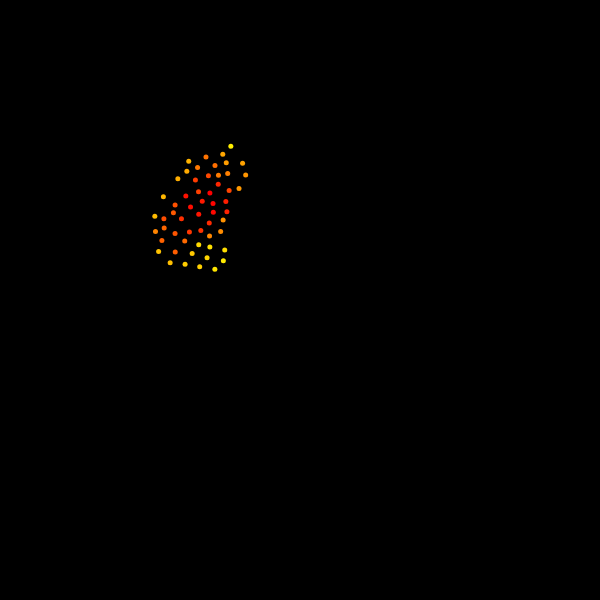
Frame 1 (no input)
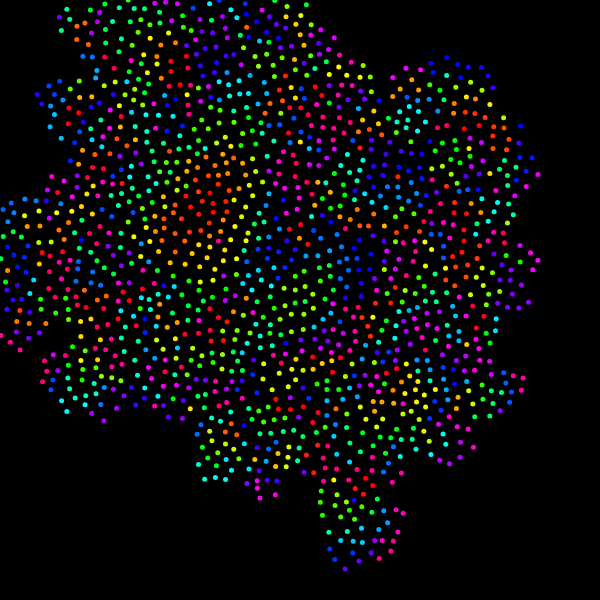
Frame 60 (no input)
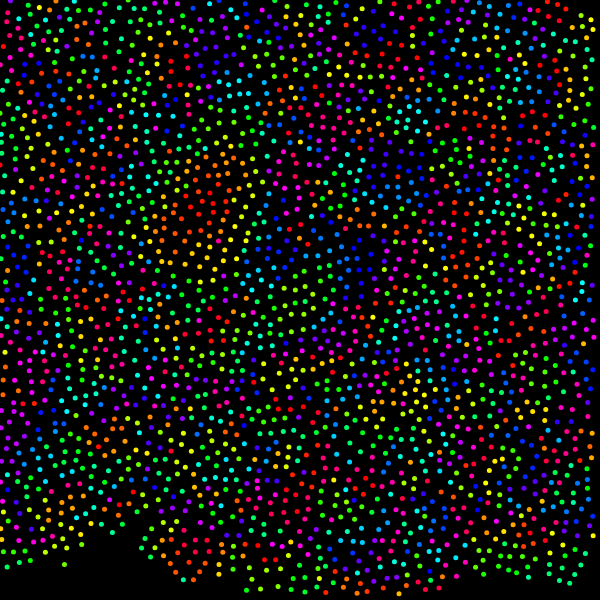
Frame 120 (the mouse pressed at the canvas centre since frame 60)

The p5.js sketch that drew these frames (run headless with seeded random() and noise() and a simulated clock; from frame 60 on, the mouse is pressed at the canvas centre):

// p5.js sketch
// ── sketch.js
// Daniel Shiffman
// http://codingtra.in
// http://patreon.com/codingtrain
// Code for this video: https://youtu.be/flQgnCUxHlw

var r = 10;
var k = 30;
var grid = [];
var w = r / Math.sqrt(2);
var active = [];
var cols, rows;
var ordered = [];

function setup() {
  createCanvas(600, 600);
  background(0);
  strokeWeight(4);
  colorMode(HSB);
  // colorMode(RGB);

  // STEP 0
  cols = floor(width / w);
  rows = floor(height / w);
  for (var i = 0; i < cols * rows; i++) {
    grid[i] = undefined;
  }

  // STEP 1
  var x = width / 2;
  var y = height / 2;
  var i = floor(x / w);
  var j = floor(y / w);
  var pos = createVector(x, y);
  grid[i + j * cols] = pos;
  active.push(pos);

  var x2 = width / 3;
  var y2 = height / 3;
  var i2 = floor(x / w);
  var j2 = floor(y / w);
  var pos2 = createVector(x2, y2);
  grid[i2 + j2 * cols] = pos2;
  active.push(pos2);
  //frameRate(1);
}

function draw() {
  background(0);
  //noLoop();

  for (var total = 0; total < 25; total++) {
    if (active.length > 0) {
      var randIndex = floor(random(active.length));
      var pos = active[randIndex];
      var found = false;
      for (var n = 0; n < k; n++) {
        var sample = p5.Vector.random2D();
        var m = random(r, 2 * r);
        sample.setMag(m);
        sample.add(pos);

        var col = floor(sample.x / w);
        var row = floor(sample.y / w);

        if (col > -1 && row > -1 && col < cols && row < rows && !grid[col + row * cols]) {
          var ok = true;
          for (var i = -1; i <= 1; i++) {
            for (var j = -1; j <= 1; j++) {
              var index = (col + i) + (row + j) * cols;
              var neighbor = grid[index];
              if (neighbor) {
                var d = p5.Vector.dist(sample, neighbor);
                if (d < r) {
                  ok = false;
                }
              }
            }
          }
          if (ok) {
            found = true;
            grid[col + row * cols] = sample;
            active.push(sample);
            ordered.push(sample);
            // Should we break?
           // break;
          }
        }
      }

      if (!found) {
        active.splice(randIndex, 1);
      }

    }
    else{
      console.log("Done");
      noLoop();
    }
  }

  for (var i = 0; i < ordered.length; i++) {
    if (ordered[i]) {
      stroke(i % 360, 100, 100);
      strokeWeight(r * 0.5);
      point(ordered[i].x, ordered[i].y);
    }
  }

  // for (var i = 0; i < active.length; i++) {
  //   stroke(255, 0, 255);
  //   strokeWeight(1);
  //   point(active[i].x, active[i].y);
  // }
  //console.log(active.length);
}
